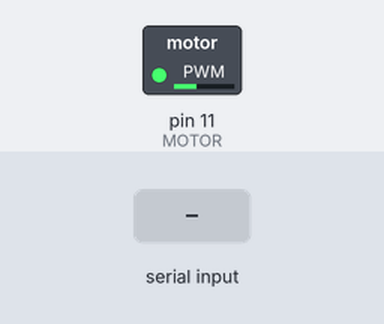
The sketch below on a simulated Arduino Uno, built with avr-gcc and run on an emulated ATmega328P. Parts: switched loads named in the sketch (green lamp = pin HIGH). The test bench sets the inputs (shaded band). What the sketch prints to the serial monitor is not drawn.

Above: at 1.2 s.
1.3 s: "30,150\n" received over Serial
At 3.2 s:
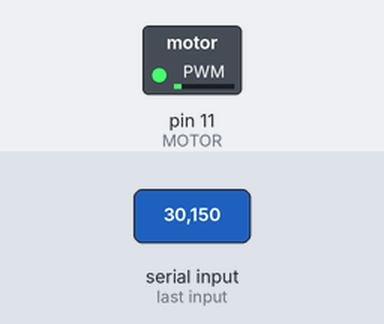
3.8 s: "200\n" received over Serial
At 6.2 s:
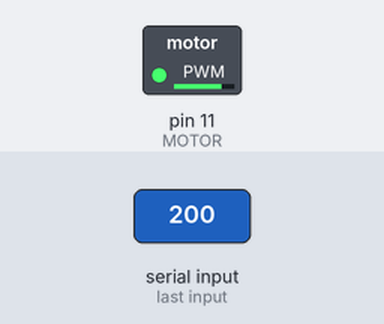
Timing chart, 0 to 7.7 s (numbered marks = the images above; inputs shaded):
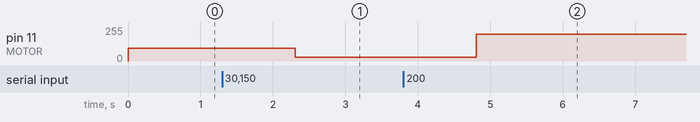

Measured:
- after the input at 1.3 s, pin 11 (MOTOR): 95/255 → 30/255 after 1.0 s
- after the input at 3.8 s, pin 11 (MOTOR): 30/255 → 200/255 after 1.0 s

The sketch:

main.ino
```cpp
#define MOTOR 11
int vel=95;

void setup(){
    pinMode(MOTOR, OUTPUT);
    Serial.begin(9600);
    Serial.println("HOLA");
}
void loop(){
    if (Serial.available()>0){
        vel=Serial.readString().toInt();
        if (vel>255){
            vel=255;
        }
        else if (vel <-255){
            vel=-255;
        }

    }
    analogWrite(MOTOR, vel);
}
```
